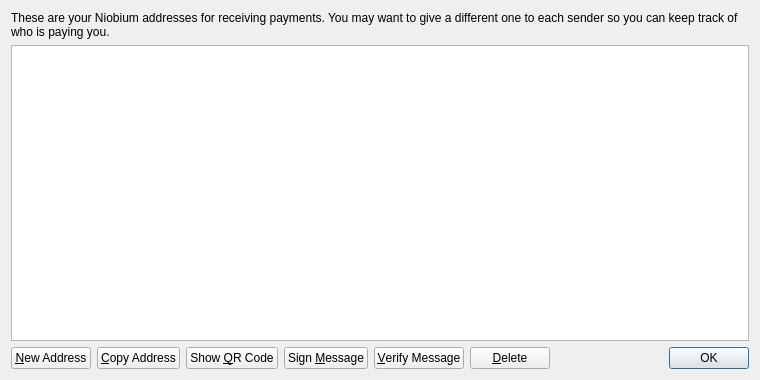
<?xml version="1.0" encoding="UTF-8"?>
<ui version="4.0">
 <class>AddressBookPage</class>
 <widget class="QWidget" name="AddressBookPage">
  <property name="geometry">
   <rect>
    <x>0</x>
    <y>0</y>
    <width>760</width>
    <height>380</height>
   </rect>
  </property>
  <property name="windowTitle">
   <string>Address Book</string>
  </property>
  <layout class="QVBoxLayout" name="verticalLayout">
   <item>
    <widget class="QLabel" name="labelExplanation">
     <property name="text">
      <string>These are your Niobium addresses for receiving payments. You may want to give a different one to each sender so you can keep track of who is paying you.</string>
     </property>
     <property name="textFormat">
      <enum>Qt::PlainText</enum>
     </property>
     <property name="wordWrap">
      <bool>true</bool>
     </property>
    </widget>
   </item>
   <item>
    <widget class="QTableView" name="tableView">
     <property name="contextMenuPolicy">
      <enum>Qt::CustomContextMenu</enum>
     </property>
     <property name="toolTip">
      <string>Double-click to edit address or label</string>
     </property>
     <property name="tabKeyNavigation">
      <bool>false</bool>
     </property>
     <property name="selectionMode">
      <enum>QAbstractItemView::SingleSelection</enum>
     </property>
     <property name="selectionBehavior">
      <enum>QAbstractItemView::SelectRows</enum>
     </property>
     <property name="sortingEnabled">
      <bool>true</bool>
     </property>
     <attribute name="verticalHeaderVisible">
      <bool>false</bool>
     </attribute>
    </widget>
   </item>
   <item>
    <layout class="QHBoxLayout" name="horizontalLayout">
     <item>
      <widget class="QPushButton" name="newAddressButton">
       <property name="toolTip">
        <string>Create a new address</string>
       </property>
       <property name="text">
        <string>&amp;New Address</string>
       </property>
      </widget>
     </item>
     <item>
      <widget class="QPushButton" name="copyToClipboard">
       <property name="toolTip">
        <string>Copy the currently selected address to the system clipboard</string>
       </property>
       <property name="text">
        <string>&amp;Copy Address</string>
       </property>
      </widget>
     </item>
     <item>
      <widget class="QPushButton" name="showQRCode">
       <property name="text">
        <string>Show &amp;QR Code</string>
       </property>
      </widget>
     </item>
     <item>
      <widget class="QPushButton" name="signMessage">
       <property name="toolTip">
        <string>Sign a message to prove you own a Niobium address</string>
       </property>
       <property name="text">
        <string>Sign &amp;Message</string>
       </property>
      </widget>
     </item>
     <item>
      <widget class="QPushButton" name="verifyMessage">
       <property name="toolTip">
        <string>Verify a message to ensure it was signed with a specified Niobium address</string>
       </property>
       <property name="text">
        <string>&amp;Verify Message</string>
       </property>
      </widget>
     </item>
     <item>
      <widget class="QPushButton" name="deleteButton">
       <property name="toolTip">
        <string>Delete the currently selected address from the list</string>
       </property>
       <property name="text">
        <string>&amp;Delete</string>
       </property>
      </widget>
     </item>
     <item>
      <spacer name="horizontalSpacer">
       <property name="orientation">
        <enum>Qt::Horizontal</enum>
       </property>
       <property name="sizeHint" stdset="0">
        <size>
         <width>40</width>
         <height>20</height>
        </size>
       </property>
      </spacer>
     </item>
     <item>
      <widget class="QDialogButtonBox" name="buttonBox">
       <property name="sizePolicy">
        <sizepolicy hsizetype="Maximum" vsizetype="Fixed">
         <horstretch>0</horstretch>
         <verstretch>0</verstretch>
        </sizepolicy>
       </property>
       <property name="standardButtons">
        <set>QDialogButtonBox::Ok</set>
       </property>
      </widget>
     </item>
    </layout>
   </item>
  </layout>
 </widget>
 <resources>
  <include location="../bitcoin.qrc"/>
 </resources>
 <connections/>
</ui>
